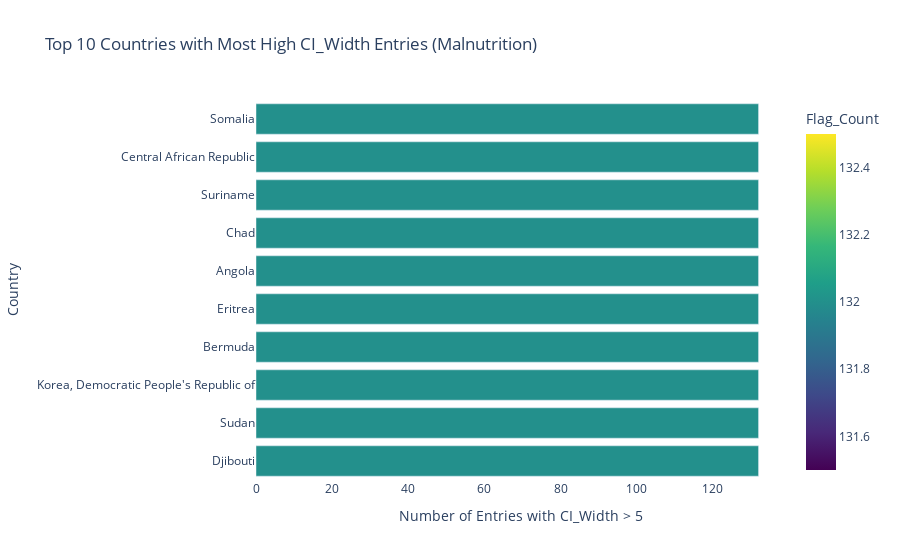

Notebook source saved alongside this figure:
### Markdown cell above
#### <span style="color:#ed0e6f;">**10. High CI_Width Flags for Monitoring (CI_Width > 5)**</span>

### Code cell
# Filter rows where CI_Width > 5
high_ci = df_malnutrition[df_malnutrition["CI_Width"] > 5]

# Count occurrences per country
flagged_countries = high_ci["Country"].value_counts().reset_index()
flagged_countries.columns = ["Country", "Flag_Count"]

# Get top 10 countries with the most CI_Width > 5 entries
top_flags = flagged_countries.head(10)

# Create interactive bar plot using Plotly
fig = px.bar(
    top_flags,
    x="Flag_Count",
    y="Country",
    orientation='h',
    color="Flag_Count",
    color_continuous_scale="viridis",  # Changed here
    title="Top 10 Countries with Most High CI_Width Entries (Malnutrition)"
)

# Update layout for better appearance
fig.update_layout(
    xaxis_title="Number of Entries with CI_Width > 5",
    yaxis_title="Country",
    yaxis=dict(autorange="reversed"),  # Keep highest at the top
    plot_bgcolor='white'
)

fig.show()

### Figure 1 — Plotly figure (JSON) as saved in the notebook; plotly's stock layout.template omitted (floating-point values rounded to 4 significant figures)
{"data": [{"alignmentgroup": "True", "hovertemplate": "Flag_Count=%{marker.color}<br>Country=%{y}<extra></extra>", "legendgroup": "", "marker": {"color": [132, 132, 132, 132, 132, 132, 132, 132, 132, 132], "coloraxis": "coloraxis", "pattern": {"shape": ""}}, "name": "", "offsetgroup": "", "orientation": "h", "showlegend": false, "textposition": "auto", "type": "bar", "x": [132, 132, 132, 132, 132, 132, 132, 132, 132, 132], "xaxis": "x", "y": ["Somalia", "Central African Republic", "Suriname", "Chad", "Angola", "Eritrea", "Bermuda", "Korea, Democratic People's Republic of", "Sudan", "Djibouti"], "yaxis": "y"}], "layout": {"autosize": true, "barmode": "relative", "coloraxis": {"colorbar": {"title": {"text": "Flag_Count"}}, "colorscale": [[0, "#440154"], [0.1111, "#482878"], [0.2222, "#3e4989"], [0.3333, "#31688e"], [0.4444, "#26828e"], [0.5556, "#1f9e89"], [0.6667, "#35b779"], [0.7778, "#6ece58"], [0.8889, "#b5de2b"], [1, "#fde725"]]}, "legend": {"tracegroupgap": 0}, "plot_bgcolor": "white", "title": {"text": "Top 10 Countries with Most High CI_Width Entries (Malnutrition)"}, "xaxis": {"anchor": "y", "autorange": true, "domain": [0, 1], "range": [0, 138.9], "title": {"text": "Number of Entries with CI_Width > 5"}, "type": "linear"}, "yaxis": {"anchor": "x", "autorange": true, "domain": [0, 1], "range": [9.5, -0.5], "title": {"text": "Country"}, "type": "category"}}}
